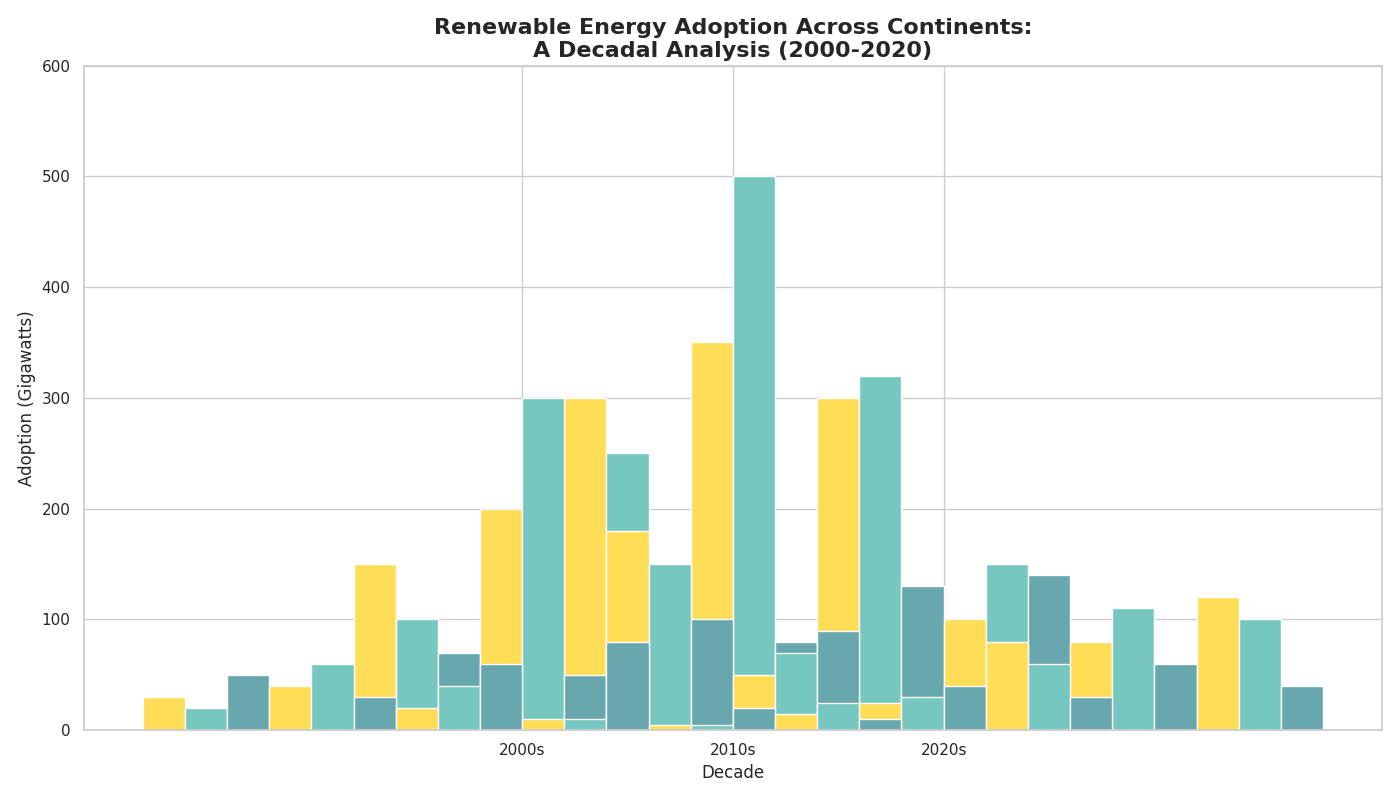

Write the Python code that produced this figure.
import matplotlib.pyplot as plt
import numpy as np

# Define continents and decades
continents = ['Asia', 'Europe', 'North America', 'South America', 'Africa', 'Oceania']
decades = ['2000s', '2010s', '2020s']

# Renewable energy adoption data in gigawatts for each continent over the decades
asia = [[30, 20, 50], [150, 100, 70], [300, 250, 120]]
europe = [[40, 60, 30], [200, 300, 50], [350, 500, 80]]
north_america = [[20, 40, 60], [180, 150, 100], [300, 320, 130]]
south_america = [[10, 10, 80], [50, 70, 90], [100, 150, 140]]
africa = [[5, 5, 20], [25, 30, 40], [80, 110, 60]]
oceania = [[15, 25, 10], [80, 60, 30], [120, 100, 40]]

data = [asia, europe, north_america, south_america, africa, oceania]

colors = ['#ffdd57', '#76c7c0', '#68a7ad']

# Set up the figure and axes
fig, ax = plt.subplots(figsize=(14, 8))

bar_width = 0.2
n_sources = 3  # As we have Solar, Wind, and Hydroelectric
n_continents = len(continents)
x_positions = np.arange(len(decades))

# Plot each continent's data as grouped bars
for i, continent_data in enumerate(data):
    solar, wind, hydro = np.array(continent_data).T
    for j, energy_data in enumerate([solar, wind, hydro]):
        ax.bar(x_positions + i * n_sources * bar_width + j * bar_width, energy_data, color=colors[j], width=bar_width)

# Configure the plot
ax.set_title('Renewable Energy Adoption Across Continents:\nA Decadal Analysis (2000-2020)', fontsize=16, fontweight='bold')
ax.set_xlabel('Decade', fontsize=12)
ax.set_ylabel('Adoption (Gigawatts)', fontsize=12)
ax.set_ylim(0, 600)
ax.set_xticks(x_positions + (n_continents * n_sources - 1) * bar_width / 2)
ax.set_xticklabels(decades)

# Remove grid and legend
plt.tight_layout()
plt.show()
